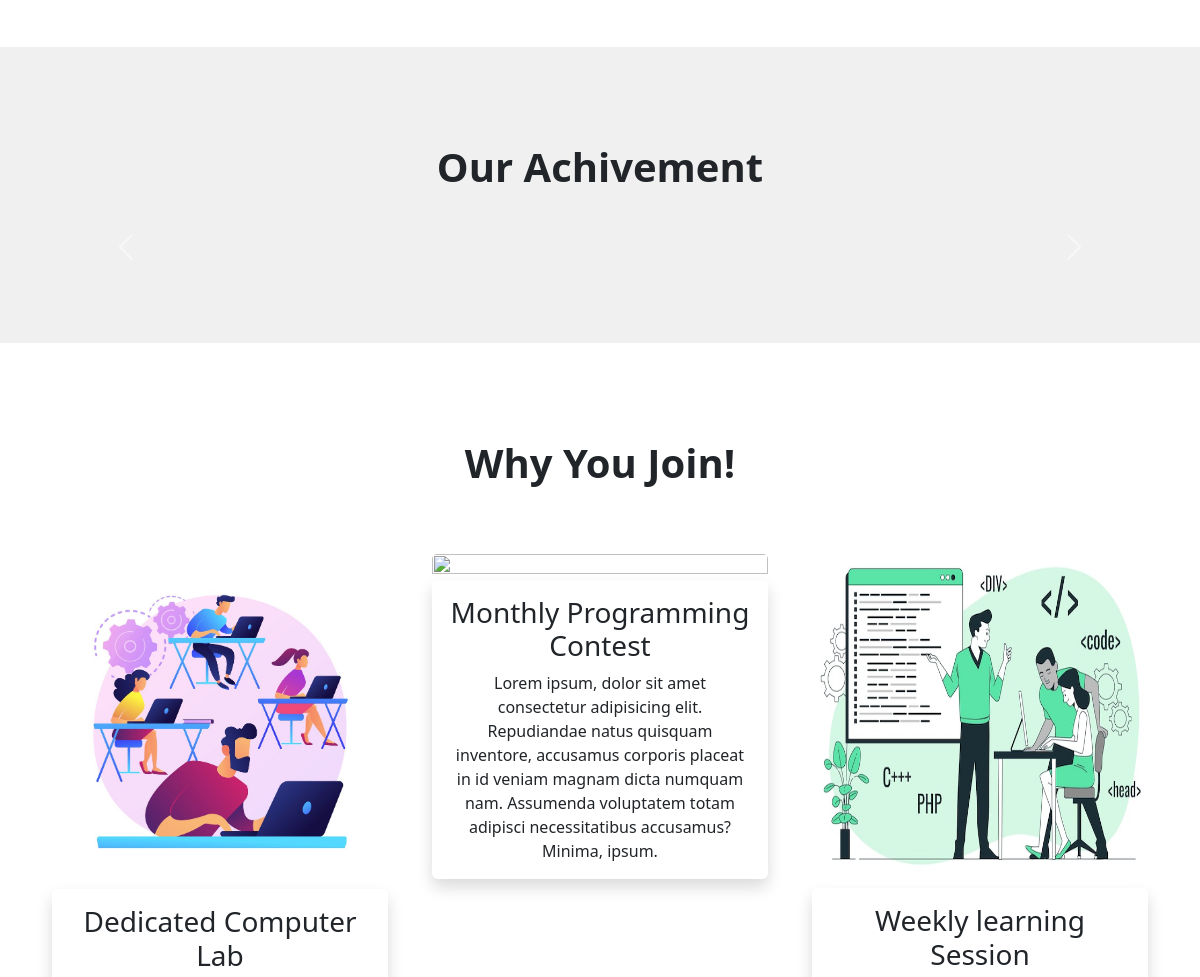
The app's page / (signed in, middle part), older data.
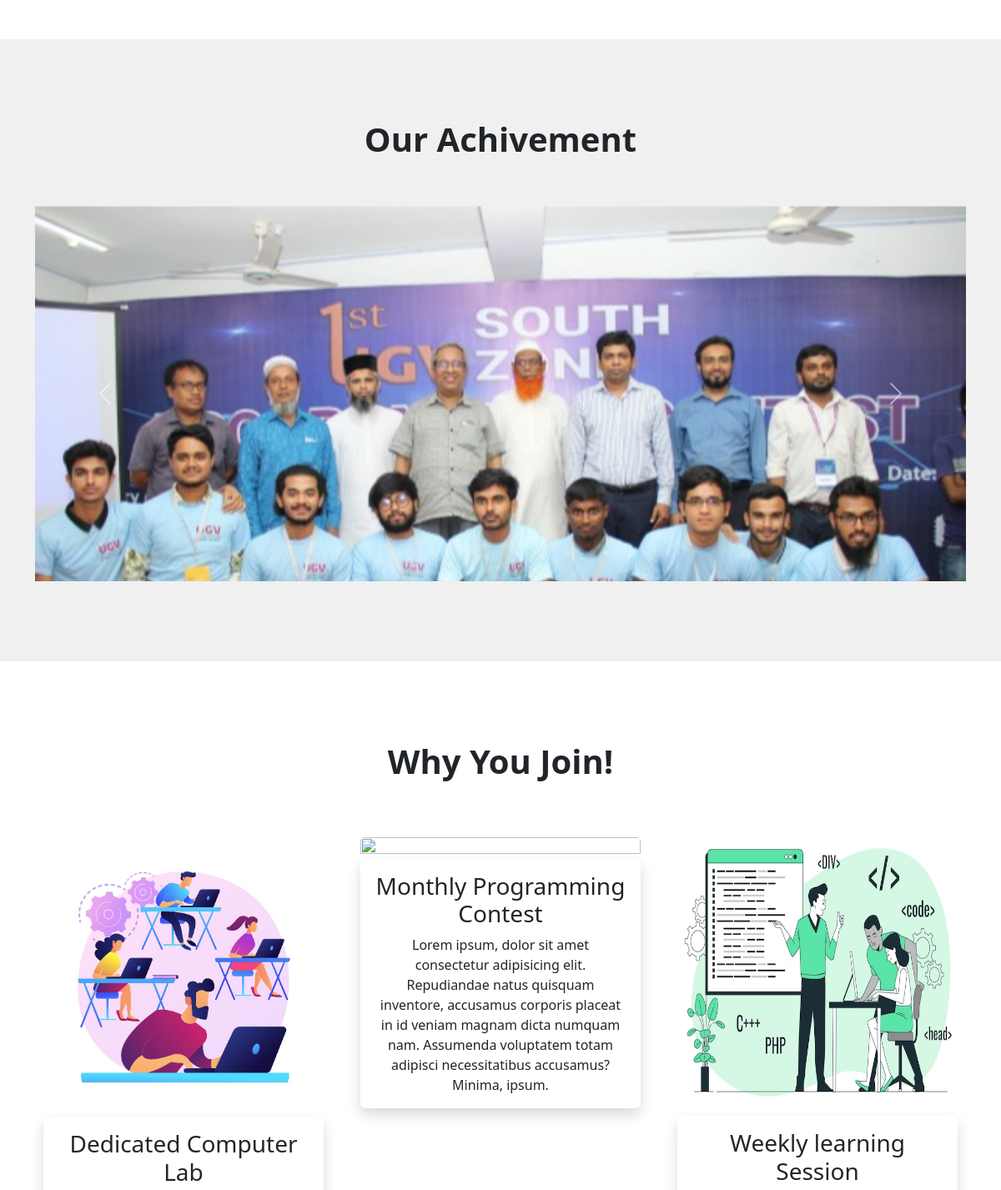
The same page, newer data.
### frontend/models.py (models this page shows, shortened)
class SliderImage(models.Model):
    image  = models.ImageField(upload_to='slider_image/',blank=True, null=True)

### frontend/views.py (the view)
# urls.py: path('',views.home_view,name='home_view'),
def home_view(request):
    slider_image = SliderImage.objects.all()[:3]
    context = {
        'slider': slider_image,
        'active': True,
    }
    return render(request,'frontend/home.html',context)

### templates/frontend/home.html (shortened to what this page needs)
{% extends "base/base.html" %}
{% load static %}
{% block css %}
<link rel="stylesheet" href="{% static 'custom_css/home.css' %}">
{% endblock %}
{% block main %}
<section id="about" class="py-5">
</section>
<section id="slider" class="py-5">
    <div class="container">
        <h1 class="text-center py-5 fw-bolder">Our Achivement</h1>
        <div id="carouselExample" class="carousel slide mb-5">
            <div class="carousel-inner">
                {% for item in slider %}
                <div class="carousel-item carausal-size {% if forloop.counter == 1 %} active {% endif %}">
                    <img src="{{item.image.url}}" class="d-block w-100" alt="...">
                </div>
                {% endfor %}
            </div>
            <button class="carousel-control-prev" type="button" data-bs-target="#carouselExample" data-bs-slide="prev">
                <span class="carousel-control-prev-icon" aria-hidden="true"></span>
            </button>
            <button class="carousel-control-next" type="button" data-bs-target="#carouselExample" data-bs-slide="next">
                <span class="carousel-control-next-icon" aria-hidden="true"></span>
            </button>
        </div>
    </div>
</section>
<section id="why-join" class="py-5">
    <div class="container">
        <h1 class="text-center fw-bolder py-5">Why You Join!</h1>
        <div class="row">
            <div class="col-12 col-md-4 accordion col-sm-12">
                <div class="card ">
                    <div class="card-img">
                        <img src="{% static 'images/lab.jpg' %}" class="card-img-top img-fluid" alt="">
                    </div>
                    <div class="card-body border  shadow rounded-2 border-0">
                        <h3 class="card-title">Dedicated Computer Lab </h3>
                    </div>
                </div>
            </div>
            <div class="col-12 col-md-4 accordion col-sm-12">
                <div class="card">
                    <div class="card-img">
                        <img src="{% static 'images/solve.jpg' %}" class="card-img-top img-fluid" alt="">
                    </div>
                    <div class="card-body border rounded-2 border-0 shadow">
                        <h3 class="card-title">Monthly Programming Contest </h3>
                        Lorem ipsum, dolor sit amet consectetur adipisicing elit. Repudiandae natus quisquam inventore, accusamus corporis placeat in id veniam magnam dicta numquam nam. Assumenda voluptatem totam adipisci necessitatibus accusamus? Minima, ipsum.
                    </div>
                </div>
            </div>
            <div class="col-12 col-md-4 accordion col-sm-12">
                <div class="card">
                    <div class="card-img">
                        <img src="{% static 'images/teach.jpg' %}" class="card-img-top  img-fluid"  alt="" style="height: 335px;">
                    </div>
                    <div class="card-body border rounded-2 border-0 shadow">
                        <h3 class="card-title">Weekly learning Session</h3>
                    </div>
                </div>
            </div>
        </div>
    </div>
</section>
{% endblock %}

### templates/base/base.html (shortened to what this page needs)
<!doctype html>
<html lang="en">
{% load static %}
<head>
  <link rel="stylesheet" href="https://cdn.jsdelivr.net/npm/bootstrap-icons@1.5.0/font/bootstrap-icons.css">
  <link href="https://cdn.jsdelivr.net/npm/bootstrap@5.2.1/dist/css/bootstrap.min.css" rel="stylesheet"
>
  <link rel="stylesheet" href="{% static 'custom_css/home.css' %}">
  {% block css %}
  {% endblock %}
</head>
<body>
  <main>
    {% block main %}
    {% endblock %}
  </main>
</body>
</html>

### static/custom_css/home.css (style rules this page uses)
#slider { background: #f0f0f0; }
.carausal-size { height: 450px; }
#why-join .card { border: none; text-align: center; padding: 10px; }
#why-join .card img { width: 100%; height: 100%; }

Row changes from the older to the newer data that the page shows:
added SliderImage: image (picture)
